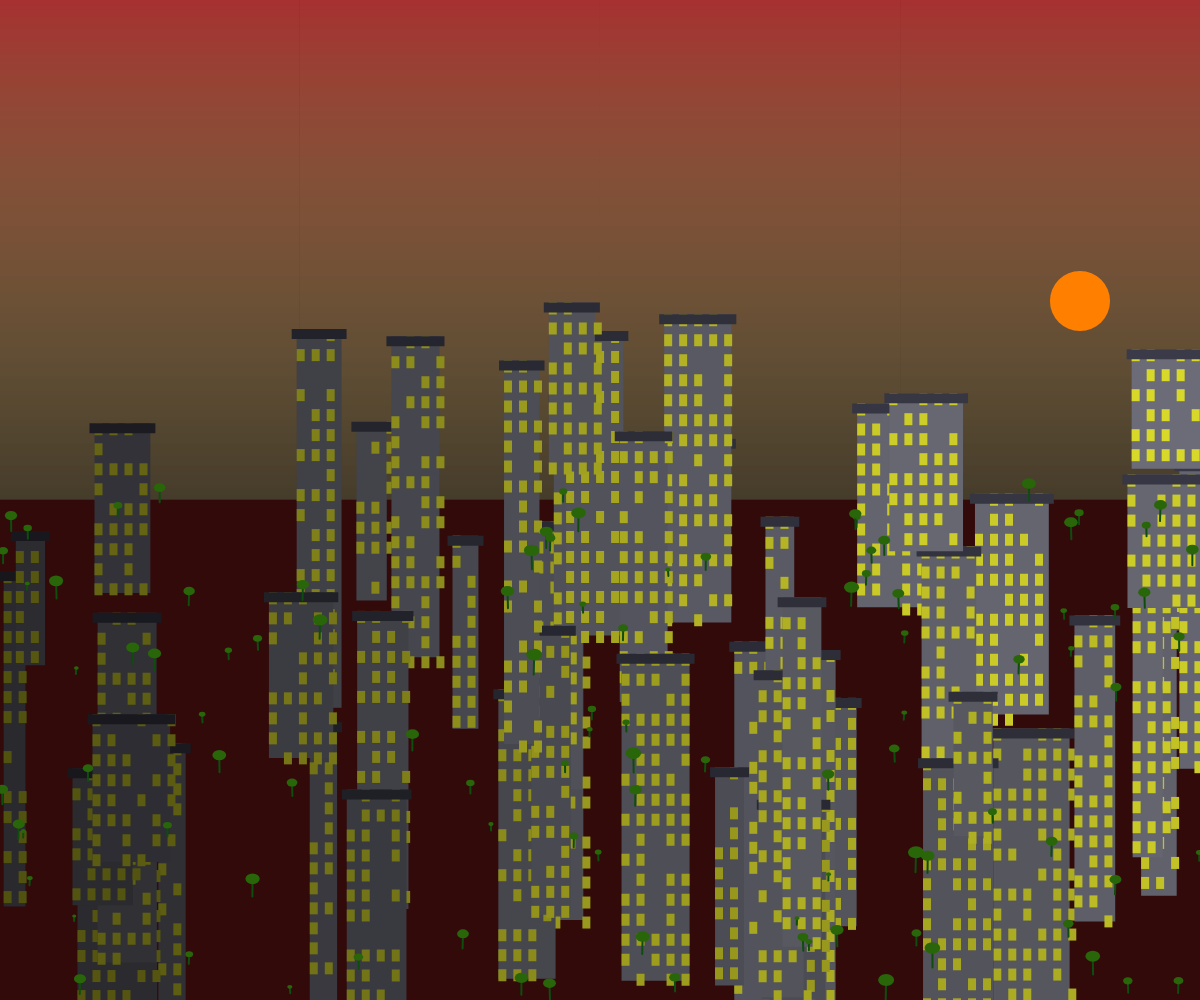
Frame 1 (no input)
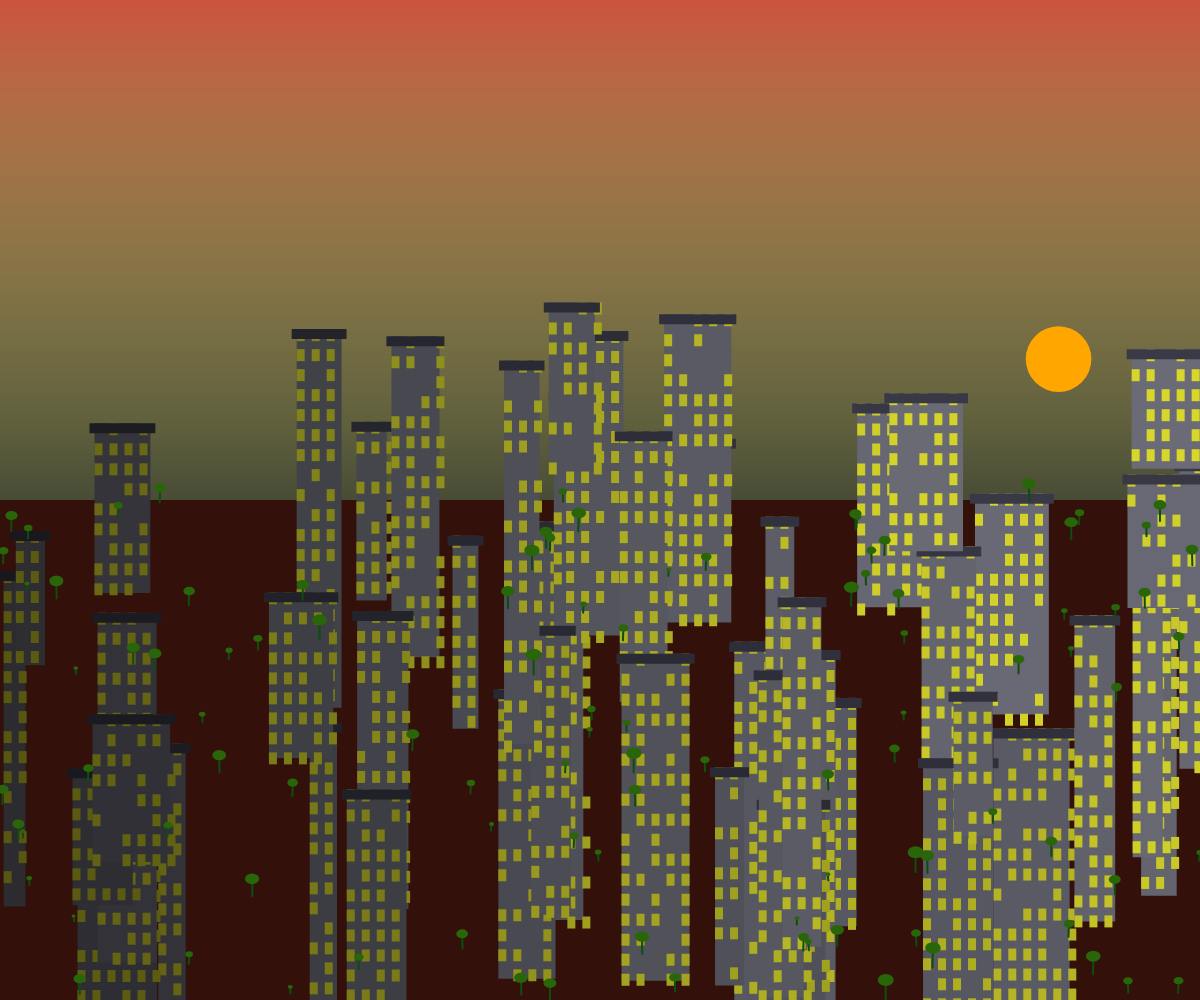
Frame 60 (no input)
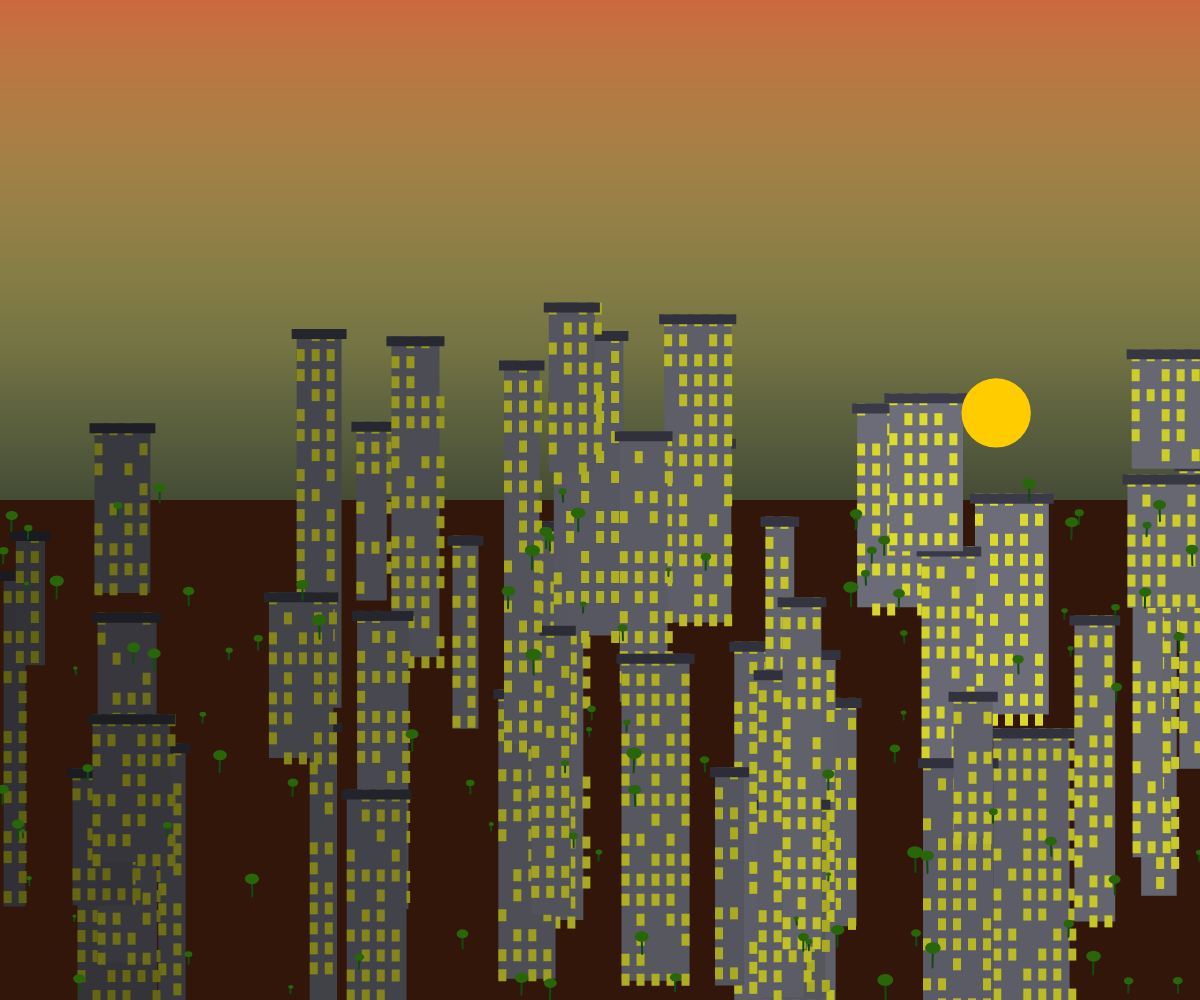
Frame 120 (the mouse pressed at the canvas centre since frame 60)

The p5.js sketch that drew these frames (run headless with seeded random() and noise() and a simulated clock; from frame 60 on, the mouse is pressed at the canvas centre):

// p5.js sketch
// ── sketch.js
let buildings = [];
let plants = [];
let time = 0;
let sun;

function setup() {
  createCanvas(windowWidth, windowHeight);
  colorMode(HSB, 360, 100, 100, 1);
  
  // Generate buildings
  for (let i = 0; i < 50; i++) {
    buildings.push({
      x: random(width),
      y: random(height * 0.3, height * 0.8),
      w: random(20, 80),
      h: random(100, 400),
      depth: random(5, 30)
    });
  }
  
  // Generate plants
  for (let i = 0; i < 100; i++) {
    plants.push({
      x: random(width),
      y: random(height * 0.5, height),
      size: random(5, 20),
      sway: random(TWO_PI),
      swaySpeed: random(0.01, 0.03)
    });
  }
  
  sun = createVector(0, 0);
}

function draw() {
  time += 0.005;
  
  // Calculate sun position (circular orbit)
  sun.x = width * 0.5 + cos(time) * width * 0.4;
  sun.y = height * 0.3 + sin(time) * height * 0.2;
  
  // Background gradient based on time of day
  let bgHue = (time * 30) % 360;
  let bgColor = color(bgHue, 80, 20);
  background(bgColor);
  
  // Draw sky gradient
  drawSkyGradient();
  
  // Draw buildings
  drawBuildings();
  
  // Draw plants
  drawPlants();
  
  // Draw sun
  drawSun();
}

function drawSkyGradient() {
  for (let y = 0; y < height * 0.5; y++) {
    let t = map(y, 0, height * 0.5, 0, 1);
    let hue = (time * 30 + t * 60) % 360;
    let sat = 70 - t * 40;
    let bright = 80 - t * 50;
    stroke(hue, sat, bright);
    line(0, y, width, y);
  }
}

function drawBuildings() {
  for (let building of buildings) {
    // Calculate light based on sun position
    let light = map(dist(building.x + building.w/2, building.y, sun.x, sun.y), 0, width, 1, 0.3);
    
    // Building base color
    let baseColor = color(240, 10, 50 * light);
    
    // Draw building with depth
    fill(baseColor);
    noStroke();
    rect(building.x, building.y, building.w, building.h);
    
    // Add windows
    fill(60, 80, 90 * light);
    for (let i = 0; i < building.h / 20; i++) {
      for (let j = 0; j < building.w / 15; j++) {
        if (random() > 0.3) {
          rect(building.x + j * 15, building.y + i * 20, 8, 12);
        }
      }
    }
    
    // Add roof details
    fill(240, 20, 30 * light);
    rect(building.x - 5, building.y, building.w + 10, 10);
  }
}

function drawPlants() {
  for (let plant of plants) {
    let sway = sin(time + plant.sway) * 0.5;
    
    // Draw stem
    stroke(120, 80, 30);
    strokeWeight(2);
    line(plant.x, plant.y, plant.x + sway, plant.y - plant.size);
    
    // Draw leaves
    noStroke();
    fill(100, 90, 40);
    ellipse(plant.x + sway, plant.y - plant.size, plant.size * 0.8, plant.size * 0.6);
    
    // Add subtle movement to leaves
    plant.sway += plant.swaySpeed;
  }
}

function drawSun() {
  let sunSize = 30 + sin(time * 2) * 10;
  let sunHue = (time * 30 + 30) % 360;
  
  noStroke();
  fill(sunHue, 100, 100);
  ellipse(sun.x, sun.y, sunSize, sunSize);
  
  // Sun glow
  for (let i = 0; i < 5; i++) {
    let size = sunSize + i * 10;
    let alpha = map(i, 0, 4, 30, 0);
    fill(sunHue, 100, 100, alpha);
    ellipse(sun.x, sun.y, size, size);
  }
}

function windowResized() {
  resizeCanvas(windowWidth, windowHeight);
}
